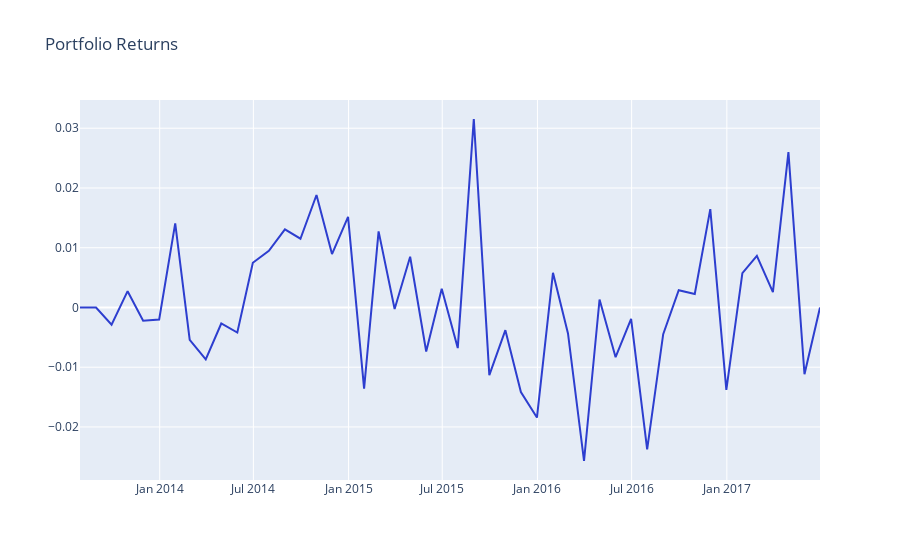

Source (notebook cell):
### Markdown cell above
### View Data
Time to see how the portfolio did.

### Code cell
expected_portfolio_returns = portfolio_returns(df_long, df_short, lookahead_returns, 2*top_bottom_n)

project_helper.plot_returns(expected_portfolio_returns.T.sum(), 'Portfolio Returns')
